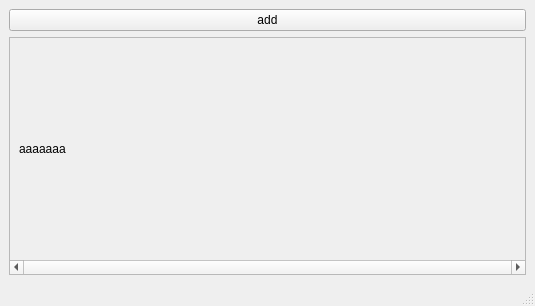
<?xml version="1.0" encoding="UTF-8"?>
<ui version="4.0">
 <class>MainWindow</class>
 <widget class="QMainWindow" name="MainWindow">
  <property name="geometry">
   <rect>
    <x>0</x>
    <y>0</y>
    <width>535</width>
    <height>306</height>
   </rect>
  </property>
  <property name="windowTitle">
   <string>MainWindow</string>
  </property>
  <widget class="QWidget" name="centralwidget">
   <layout class="QVBoxLayout" name="verticalLayout">
    <item>
     <widget class="QPushButton" name="pushButton">
      <property name="contextMenuPolicy">
       <enum>Qt::CustomContextMenu</enum>
      </property>
      <property name="text">
       <string>add</string>
      </property>
     </widget>
    </item>
    <item>
     <widget class="QScrollArea" name="scrollArea">
      <property name="verticalScrollBarPolicy">
       <enum>Qt::ScrollBarAsNeeded</enum>
      </property>
      <property name="horizontalScrollBarPolicy">
       <enum>Qt::ScrollBarAlwaysOn</enum>
      </property>
      <property name="widgetResizable">
       <bool>true</bool>
      </property>
      <widget class="QWidget" name="scrollAreaWidgetContents">
       <property name="geometry">
        <rect>
         <x>0</x>
         <y>0</y>
         <width>515</width>
         <height>197</height>
        </rect>
       </property>
       <layout class="QHBoxLayout" name="horizontalLayout_2">
        <item>
         <widget class="QLabel" name="label">
          <property name="text">
           <string>aaaaaaa</string>
          </property>
         </widget>
        </item>
       </layout>
      </widget>
     </widget>
    </item>
   </layout>
  </widget>
  <widget class="QMenuBar" name="menubar">
   <property name="geometry">
    <rect>
     <x>0</x>
     <y>0</y>
     <width>535</width>
     <height>22</height>
    </rect>
   </property>
  </widget>
  <widget class="QStatusBar" name="statusbar"/>
 </widget>
 <resources/>
 <connections/>
</ui>
